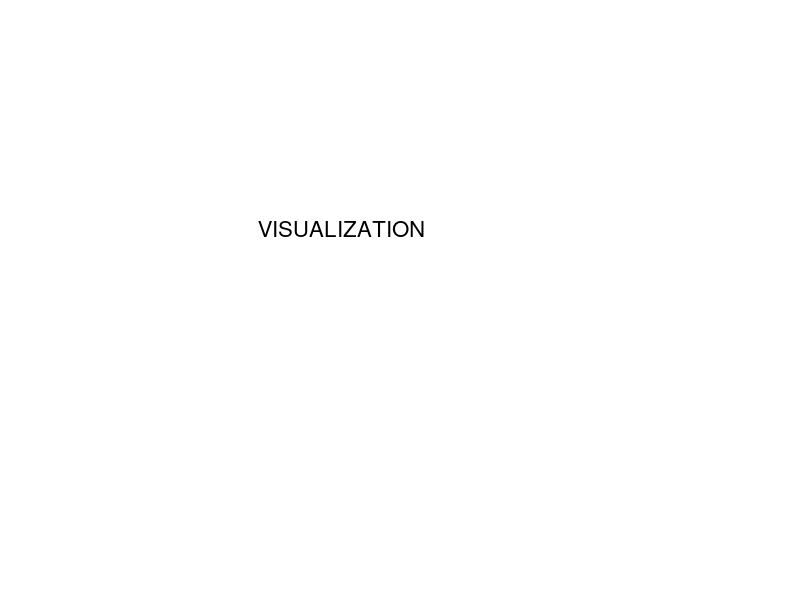

This figure's MATLAB source: (Note: this script raises an error after producing the figure.)
%% 
% 
% This demo presents plotting functions for ellipsoids, their geometric sums and differences, and hyperplanes.
cla; axis([-4 4 -2 2]);
axis([-4 4 -2 2]); grid off; axis off;
text(-2, 0.5, 'VISUALIZATION', 'FontSize', 16);
%% 
% We start with creating four different ellipsoids, two of which form an array:
% 
% >> E1 = ellipsoid([1; -1], [9 -3; -3 4]);
% >> E2 = 2*ell_unitball(2) + [-1; 3];
% >> E3 = 3*(inv(E1) - [2; -1]);
% >> E4 = ellipsoid([4 1; 1 9]);
% >> EA = [E3 E4];
% 
% Now we plot these four ellipsoids:
% 
% >> plot(E1, E2, E3, E4); grid on;
% 
% Another way to plot the same is:
% 
% >> plot(E1, E2, EA);
E1 = ellipsoid([1; -1], [9 -3; -3 4]);
E2 = 2*ell_unitball(2) + [-1; 3];
E3 = 3*(inv(E1.getCopy()) - [2; -1]); E4 = ellipsoid([4 1; 1 9]);
EA = [E3 E4]; plot(E1, E2, EA);
%% 
% The way to make the lines thicker is to tweak the 'width' option:
% 
% >> plot(E1, E2, EA, 'lineWidth',2);
plot(E1, E2, EA, 'lineWidth',2);
%% 
% It is also possible to specify different line width for different ellipsoids:
% 
% >> plot(E1, E2, EA, 'lineWidth',[2 1 2 3]);
plot(E1, E2, EA,'lineWidth',[2 1 2 3]);
%% 
% Option 'fill' specifies if ellipsoids plotted in 2D should be filled with color:
% 
% >> plot(E1, E2, EA, 'lineWidth',2,'fill',true);
plot(E1, E2, EA,'lineWidth',2,'fill',true);
%% 
% Same as with 'width' option, it is possible to specify, which of the ellipsoids should be filled with color:
% 
% >> plot(E1, E2, EA, 'fill',[true false true false]);
plot(E1, E2, EA,'fill',[true false true false]);
%% 
% Option 'color' specifies the color of ellipsoids:
% 
% >> plot(E1, E2, EA,'fill',true,'color',[1 0 0.5; 0.7 0 0; 0 0.5 0; 0 0.5 0.5]);
plot(E1, E2, EA, 'fill',true,'color',[1 0 0.5; 0.7 0 0; 0 0.5 0; 0 0.5 0.5]);
%% 
% Another, short way to assign colors is to use specifiers:
% 
% >> plot(E1, 'y', E2, 'b', E3, 'g', E4, 'r');
% 
% Allowed specifiers are:
% 
%   'r' - red,
%   'g' - green,
%   'b' - blue,
%   'c' - cyan,
%   'm' - magenta,
%   'y' - yellow,
%   'w' - white,
%   'k' - black.
plot(E1, 'y', E2, 'b', E3, 'g', E4, 'r');
%% 
% Specifiers are convenient to use with arrays - assigning one color to all ellipsoids in the array:
% 
% >> plot(E1, E2, EA, 'b');
plot(E1, E2, EA, 'b');
%% 
% Now we define three ellipsoids in R^3:
% 
% >> E31 = ellipsoid([-1; -1; 2], [25 10 -1; 10 9 5; -1 5 6]);
% >> E32 = 2.5*ell_unitball(3) + [1; 2; -6];
% >> E33 = [2 -1 0; 0 0.8 0; 0 0 1.1] * move2origin(E31);
% 
% and plot them:
% 
% >> plot(E31, E32, E33);
E31 = ellipsoid([-1; -1; 2], [25 10 -1; 10 9 5; -1 5 6]);
E32 = 2.5*ell_unitball(3) + [1; 2; -6];
E33 = [2 -1 0; 0 0.8 0; 0 0 1.1] * move2origin(E31.getCopy());
plot(E31, E32, E33);
%% 
% Option 'shade', taking values from [0, 1], specifies the transparency level of each ellipsoid:
% 
% >> plot(E31, E32, E33, options);
plot(E31, 'r', E32, 'b', E33, 'g', 'shade',[0.6 0.2 0.3]);
%% 
% Geometric (Minkowski) sum of ellipsoids in R, R^2 and R^3 can be plotted. Here we plot the geometric sum of previously defined 3-dimensional ellipsoids E31, E32 and E33:
% 
% >> subplot(2, 2, 1); minksum([E31 E32 E33], options);
% 
% Option 'show_all' set to 1 indicates that ellipsoids, whose geometric sum is plotted, should also be displayed.
% Now we plot three projections of this sum onto 2-dimensional subspaces:
% 
% >> B1 = [1 0 0; 0 1 0]'; P1 = projection([E31 E32 E33], B1);
% >> subplot(2, 2, 1); minksum([E31 E32 E33],'showAll',true);
% >> B2 = [1 0 0; 0 0 1]'; P2 = projection([E31 E32 E33], B2);
% >> subplot(2, 2, 3); minksum(P2, options);
% >> B3 = [0 1 0; 0 0 1]'; P3 = projection([E31 E32 E33], B3);
% >> subplot(2, 2, 4); minksum(P3, options);
B1 = [1 0 0; 0 1 0]'; P1 = projection([E31.getCopy() E32.getCopy()...
    E33.getCopy()], B1);
B2 = [1 0 0; 0 0 1]'; P2 = projection([E31.getCopy() E32.getCopy()...
    E33.getCopy()], B2);
B3 = [0 1 0; 0 0 1]'; P3 = projection([E31.getCopy() E32.getCopy()...
    E33.getCopy()], B3);
subplot(2, 2, 1); minksum([E31 E32 E33], 'showAll',true);
title('(a) Geometric Sum'); xlabel('x_1'); ylabel('x_2'); zlabel('x_3');
subplot(2, 2, 2); minksum(P1,'showAll',true);
title('(b) Projection on basis B1'); xlabel('x_1'); ylabel('x_2');
subplot(2, 2, 3); minksum(P2, 'showAll',true);
title('(c) Projection on basis B2'); xlabel('x_1'); ylabel('x_3');
subplot(2, 2, 4); minksum(P3, 'showAll',true);
title('(d) Projection on basis B3'); xlabel('x_2'); ylabel('x_3');
%% 
% To change the color of geometric sum, option 'color' should be used. In 2-dimensional case, option 'fill' set to 1 indicates that the plotted set should be filled with color.
% 
% >> minksum(P2, 'fill',true,'color',[0 1 0]);
subplot(1, 1, 1); minksum(P2, 'fill',true,'color',[0 1 0]);
%% 
% Geometric (Minkowski) difference of two ellipsoids, if it is nonempty, is plotted similarly to the geometric sum:
% 
% >> E = ellipsoid([2 -1 0; -1 1 0; 0 0 1.5];
% >> subplot(2, 2, 1); minkdiff(E32, E, options);
% 
% Now, as before for the geometric sum, we plot three 2-dimensional projections:
% 
% >> subplot(2, 2, 2);
% >> minkdiff(projection(E32, B1), projection(E, B1), 'showAll',true,'fill',true)
% >> subplot(2, 2, 3);
% >> minkdiff(projection(E32, B2), projection(E, B2),'showAll',true,'fill',true)
% >> subplot(2, 2, 4);
% >> minkdiff(projection(E32, B3), projection(E, B3), 'showAll',true,'fill',true)
% 
% 'minkdiff' function accepts the same options as 'minksum'.
E = ellipsoid([2 -1 0; -1 1 0; 0 0 1.5]); 
subplot(2, 2, 1); minkdiff(E32, E, 'showAll',true,'fill',true);
title('(a) Geometric Difference'); xlabel('x_1'); ylabel('x_2'); zlabel('x_3');
subplot(2, 2, 2); minkdiff(projection(E32.getCopy(), B1), projection(E.getCopy(), B1),...
    'showAll',true,'fill',true),
title('(b) Projection on basis B1'); xlabel('x_1'); ylabel('x_2');
subplot(2, 2, 3); minkdiff(projection(E32.getCopy(), B2), projection(E.getCopy(), B2),...
    'showAll',true,'fill',true),
title('(c) Projection on basis B2'); xlabel('x_1'); ylabel('x_3');
subplot(2, 2, 4); minkdiff(projection(E32, B3), projection(E, B3),...
    'showAll',true,'fill',true),
title('(d) Projection on basis B3'); xlabel('x_2'); ylabel('x_3');
%% 
% Hyperplanes are plotted similarly to ellipsoids with 'plot' function taking almost the same options. Let us define three hyperplanes in R^3:
% 
% >> H1 = hyperplane([-1; 1; -1], -9);
% >> H2 = hyperplane([0; 1; 1], 10);
% >> H3 = hyperplane([1; 0; 2], 0);
% >> HA = [H2 H3];
% 
% and plot them:
% 
% >> plot(H1, HA);
H1 = hyperplane([-1; 1; -1], -9);
H2 = hyperplane([0; 1; 1], 10);
H3 = hyperplane([1; 0; 2]);
HA = [H2 H3];
subplot(1, 1, 1); plot(H1, HA);
%% 
% Sizes of the plotted hyperplanes can be adjusted by modifying the 'size' option:
% 
% >> plot(H1, HA,'size',15);
plot(H1, HA, 'size',15);
%% 
% Sizes can be also asjusted individually for each hyperplane:
% 
% >> plot(H1, HA,  'size',[25; 30; 20]);
% 
% To display a desired piece of hyperplane, tweak 'size' and 'center' options together.
plot(H1, HA, 'size',[25; 30; 20]);
%% 
% In 2-dimensional case, hyperplanes are displayed as straight lines, whose length and width are determined by 'size' and 'width' options correspondingly:
% 
% >> HH = hyperplane([1 1; 1 -1]'); o.width = 2; o.size = 10;
% >> plot(HH(1), HH(2), 'b', 'lineWidth',2,'size',10);
HH = hyperplane([1 1; 1 -1]'); 
plot(HH(1), HH(2), 'b', 'lineWidth',2,'size',10);
%% 
% For more information, type
% 
% >> help ellipsoid/plot
% >> help ellipsoid/minksum
% >> help ellipsoid/minkdiff
% >> help hyperplane/plot
cla; axis([-4 4 -2 2]);
axis([-4 4 -2 2]); grid off; axis off;
text(-1, 0.5, 'THE END', 'FontSize', 16);
